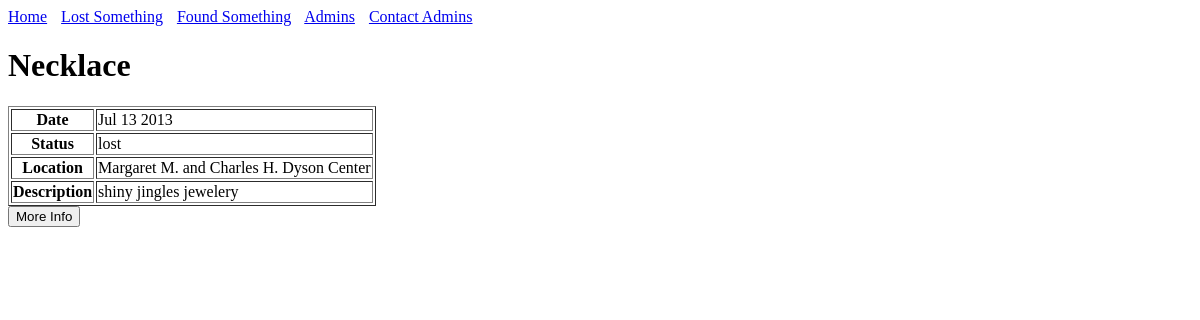
The page /iteminfo.php?itemid=10 on the database as committed earlier.
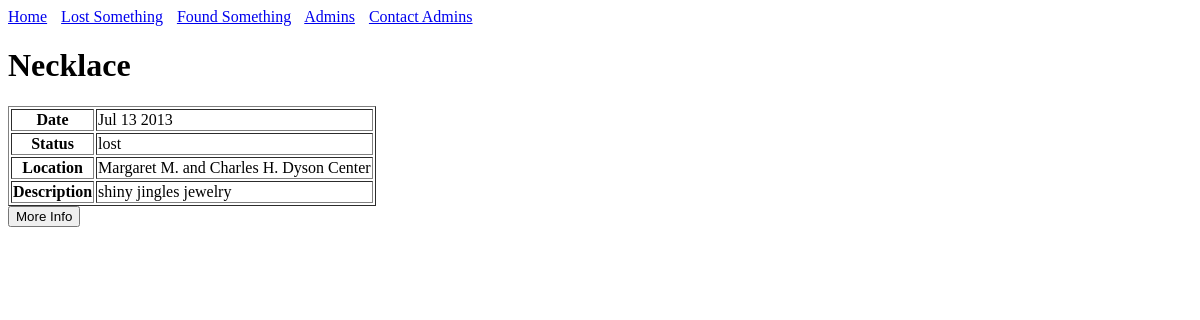
The same page on the database as committed later.
### tables this page shows
CREATE TABLE IF NOT EXISTS stuff(
	id INT AUTO_INCREMENT,
	location_id INT,
	name TEXT NOT NULL,
	description TEXT NOT NULL,
	create_date DATETIME NOT NULL,
	update_date TIMESTAMP NOT NULL,
	room TEXT,
	owner TEXT,
	email TEXT,
	phone TEXT,
	finder TEXT,
	status SET('found', 'lost', 'claimed') NOT NULL,
	PRIMARY KEY(id),
	FOREIGN KEY(location_id)
		REFERENCES locations(id)
);

CREATE TABLE IF NOT EXISTS locations(
	id INT AUTO_INCREMENT,
	create_date DATETIME NOT NULL,
	update_date DATETIME NOT NULL,
	name TEXT NOT NULL,
	PRIMARY KEY(id)
);

### includes/helpers.php (the view, shortened to what this page needs)
<?php
function show_item($dbc, $id) {
	$query = 'SELECT owner FROM stuff WHERE id = "' . $id . '"';
	$results = mysqli_query( $dbc , $query ) ;
	$row = mysqli_fetch_array( $results , MYSQLI_ASSOC ) ;
	if($row['owner'] != NULL){
		$query = 'SELECT s.name, s.description, s.update_date, s.status, s.owner, s.email, s.phone, l.name AS location FROM stuff s INNER JOIN locations l ON l.id = s.location_id WHERE s.id = "' . $id . '"';
	}
	else {
		$query = 'SELECT s.name, s.description, s.update_date, s.status, s.finder, s.email, s.phone, l.name AS location FROM stuff s INNER JOIN locations l ON l.id = s.location_id WHERE s.id = "' . $id . '"';
	}
	$results = mysqli_query( $dbc , $query ) ;
	if( $results )
	{
  		echo '<TABLE BORDER = 1>';
  		$row = mysqli_fetch_array( $results , MYSQLI_ASSOC ) ;
		echo '<h1>' . $row['name'] . '</h1>' ;
		echo '<TR>' ;
		echo '<TH>Date</TH>';
		echo '<TD>' . date("M d Y", strtotime($row['update_date'])) . '</TD>' ;
		echo '</TR>' ;
		echo '<TR>' ;
		echo '<TH>Status</TH>';
		echo '<TD>' . $row['status'] . '</TD>' ;
		echo '</TR>' ;
		echo '<TR>' ;
		echo '<TH>Location</TH>';
		echo '<TD>' . $row['location'] . '</TD>' ;
		echo '</TR>' ;
		echo '<TR>' ;
		echo '<TH>Description</TH>';
		echo '<TD>' . $row['description'] . '</TD>' ;
		echo '</TR>' ;
  		echo '</TABLE>';
		echo '<button type="button" onclick="toggleInfo();">More Info</button>';
	}
}
?>

Rows that differ between the two databases and show on the page:
changed stuff "Necklace": description "shiny jingles jewelery" → "shiny jingles jewelry"
